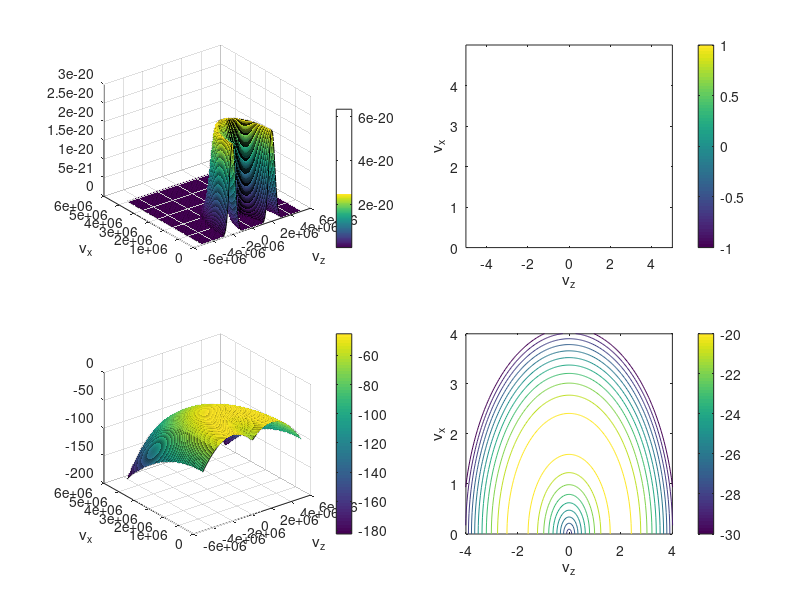

The MATLAB source for this figure:
% 2024-12-10 14:32 Hua-sheng XIE, huashengxie@gmail.com, ENN
% Generate distribution function f(vpara,vperp) on grid
% 24-12-22 14:51 add shell and slowing down
% 25-01-03 10:30 shell case in Min15

close all; clear; clc;

% constants
% % Default SI unit
% c2=(2.99792458E8)^2; % speed of ligth c^2
% epsilon0=8.854187817E-12;
% mu0=1/(c2*epsilon0);
mu0=1.2566e-06;
c2=(1.5173e7)^2; % 25-01-03 11:41
epsilon0=1/(c2*mu0);
kB=1.38064852e-23;
qe=1.60217662e-19; % electron charge, coulombs
mp=1.6726219e-27; % proton mass, kg
me=9.1094e-31; % electron mass, kg

munit=mp; % set the default normalization for mass

% ms0=5.447e-4; % m_unit
ms0=1.0; % m_unit
Tzs0=2*5e2; % eV
Tps0=2*5e2; % eV
vdsz0=0.0; % c
vdsr0=0.13333; % c
vA=sqrt(c2)/15;

ms=ms0*munit; % * unit mass, -> kg, 18-12-23 22:59
Tzs=Tzs0*qe/kB; % T//, eV -> K (eV -> J * J -> K)
Tps=Tps0*qe/kB; % Tpr, eV -> K
vdsz=vdsz0*sqrt(c2); % vds_z, speed of light c -> m/s
vdsr=vdsr0*sqrt(c2); % vds_r, speed of light c -> m/s

icase=4;

kappa=5.5;
if(icase==2)
    vtzs=sqrt(2*(1-1.5/kappa)*kB*Tzs./ms); % para thermal velocity, note the sqrt(2)
    vtps=sqrt(2*(1-1.5/kappa)*kB*Tps./ms); % perp thermal velocity, note the sqrt(2)
elseif(icase==3)
    vtzs=sqrt(2*(1-0.5/kappa)*kB*Tzs./ms); % para thermal velocity, note the sqrt(2)
    vtps=sqrt(2*(1-1/kappa)*kB*Tps./ms); % perp thermal velocity, note the sqrt(2)
else
    vtzs=sqrt(2*kB*Tzs./ms); % para thermal velocity, note the sqrt(2)
    vtps=sqrt(2*kB*Tps./ms); % perp thermal velocity, note the sqrt(2)
end

sid=1; % species number index

vtx=vtps; vtz=vtzs; vdz=vdsz; vdx=vdsr;

% dvx=0.05*vtx; dvz=0.05*vtz;
dvx=0.02*vdx; dvz=0.02*vdx;
% [vz,vx]=ndgrid((-8*vtz:dvz:8*vtz)+vdz,0:dvx:8*vtx); % (vpara,vperp) grid
% [vz,vx]=ndgrid((-10*vtz:dvz:10*vtz)+vdz,0:dvx:10*vtx); % (vpara,vperp) grid
[vz,vx]=ndgrid((-2.5*vdx:dvz:2.5*vdx)+vdz,0:dvx:2.5*vdx); % (vpara,vperp) grid
% [vz,vx]=ndgrid((-4*vtz:dvz:4*vtz)+0*vdz,0:dvx:4*vtx); % (vpara,vperp) grid

if(icase==1) % drift bi-Maxwellian ring beam
    bs=vdsr/vtps;
    As=exp(-bs^2)+sqrt(pi)*bs*erfc(-bs);
    coef=1/(sqrt(pi^3)*vtz*vtx^2*As);
    fv=coef*exp(-(vz-vdz).^2/vtz^2-(vx-vdx).^2/vtx^2);
elseif(icase==2) % bi-kappa
    % kappa=4.0;
    coef=1/(sqrt(pi^3*kappa^3)*vtz*vtx^2)*exp(gammaln(kappa+1)-gammaln(kappa-0.5));
    fv=coef*(1+(vz-vdz).^2/(kappa*vtz^2)+vx.^2/(kappa*vtx^2)).^(-kappa-1);
elseif(icase==3) % product bi-kappa
    kappaz=kappa; kappax=kappa;
    coef=1/(sqrt(pi^3*kappaz)*vtz*vtx^2)*exp(gammaln(kappaz+1)-gammaln(kappaz+0.5));
    fv=coef*(1+(vz-vdz).^2/(kappaz*vtz^2)).^(-kappaz-1).*(1+vx.^2/(kappax*vtx^2)).^(-kappax-1);
    % coef=1/(sqrt(pi^3*kappaz)*vtz*vtx^2)*(1-1/kappax)*exp(gammaln(kappaz)-gammaln(kappaz-0.5));
    % fv=coef*(1+(vz-vdz).^2/(kappaz*vtz^2)).^(-kappaz).*(1+vx.^2/(kappax*vtx^2)).^(-kappax);
elseif(icase==6) % kappa-Maxwellian, Bai2024PoP
    % kappa=4.0;
    coef=1/(sqrt(pi^3*kappa)*vtz*vtx^2)*exp(gammaln(kappa)-gammaln(kappa-0.5));
    fv=coef*(1+(vz-vdz).^2/(kappa*vtz^2)).^(-kappa).*exp(-vx.^2/vtx^2);
elseif(icase==4) % shell, 24-12-22 14:51
    bs=vdx/vtx;
    As=2/sqrt(pi)*bs*exp(-bs^2)+(2*bs^2+1)*erfc(-bs);
    coef=1/(sqrt(pi^3)*vtx^3*As);
    fv=coef*exp(-(sqrt(vz.^2+vx.^2)-vdx).^2./vtx^2);
    % fv=exp(-(sqrt(vz.^2+vx.^2)-vdz).^2./vtz^2);
elseif(icase==5) % slowing down, 24-12-22 14:
    coef=3/(4*pi*log(1+vdx^3/vtx^3));
    fv=coef*(sqrt(vz.^2+vx.^2)<=vdx)./(sqrt(vz.^2+vx.^2).^3+vtx^3);
    % fv=1./(sqrt(vz.^2+vx.^2).^3+vtz^3);
    % fv=(sqrt(vz.^2+vx.^2)<=vdz)./(sqrt(vz.^2+vx.^2).^3+vtz^3);
end
sumfv=2*pi*sum(sum(fv.*vx))*dvx*dvz; % should be normalized to 1

fvdat.vx=vx; fvdat.vz=vz; fvdat.fv=fv; fvdat.dvx=dvx; fvdat.dvz=dvz;
fvdat.vtx=vtx; fvdat.vtz=vtz; fvdat.vdx=vdx; fvdat.vdz=vdz;
save(['fvdata',num2str(sid),'.mat'],'fvdat');


%%
close all;
subplot(221);
surf(vz,vx,fv); colorbar;
xlabel('v_z');ylabel('v_x');
subplot(222);
contour(vz/vA,vx/vA,fv,150); colorbar;
xlabel('v_z');ylabel('v_x');

subplot(223);
surf(vz,vx,log(fv)); colorbar;
xlabel('v_z');ylabel('v_x');
subplot(224);
contour(vz/vA,vx/vA,log10(fv),-30:1:-15); colorbar;
xlabel('v_z');ylabel('v_x');
xlim([-4,4]);
ylim([0,4]);
